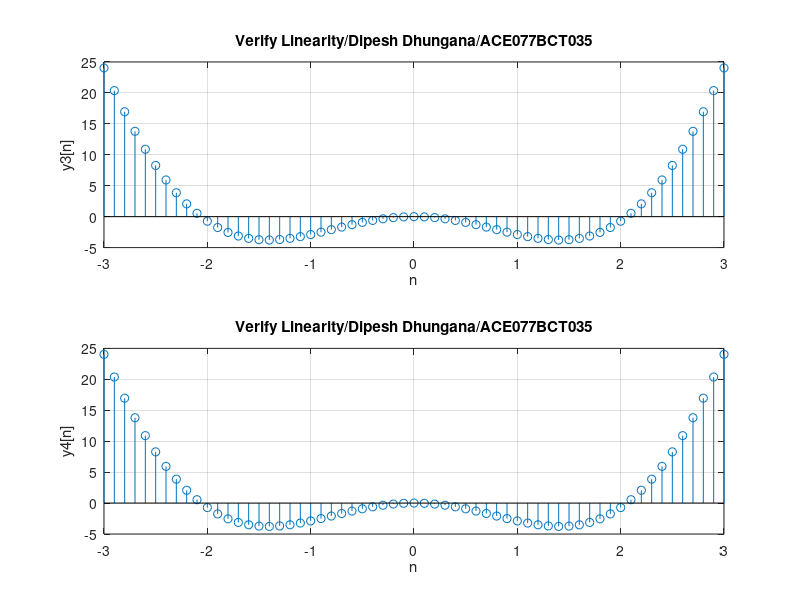

Recreate this plot in MATLAB.
%Determine wether the system is linear or not. Plot the required signals to
%verify result. Consider two signals x1[n] =n & x2[n]=Sin(n).
%c-> y[n]=nx[n]=> Linear
clc;
clear all;
close all;
a1=3;
a2=-7;
n=-3:0.1:3;
x1 = n;
x2 = sin(n);
y1 = n.*x1;
y2 = n.*sin(n);
y3 = a1 * y1 + a2 * y2;
x3 = a1 * x1 + a2 * x2;
y4 = n.*x3;
subplot(2,1,1);
stem(n,y3);
xlabel("n");
ylabel("y3[n]");
title("Verify Linearity/Dipesh Dhungana/ACE077BCT035");
grid on;
subplot(2,1,2);
stem(n,y4);
xlabel("n");
ylabel("y4[n]");
title("Verify Linearity/Dipesh Dhungana/ACE077BCT035");
grid on;